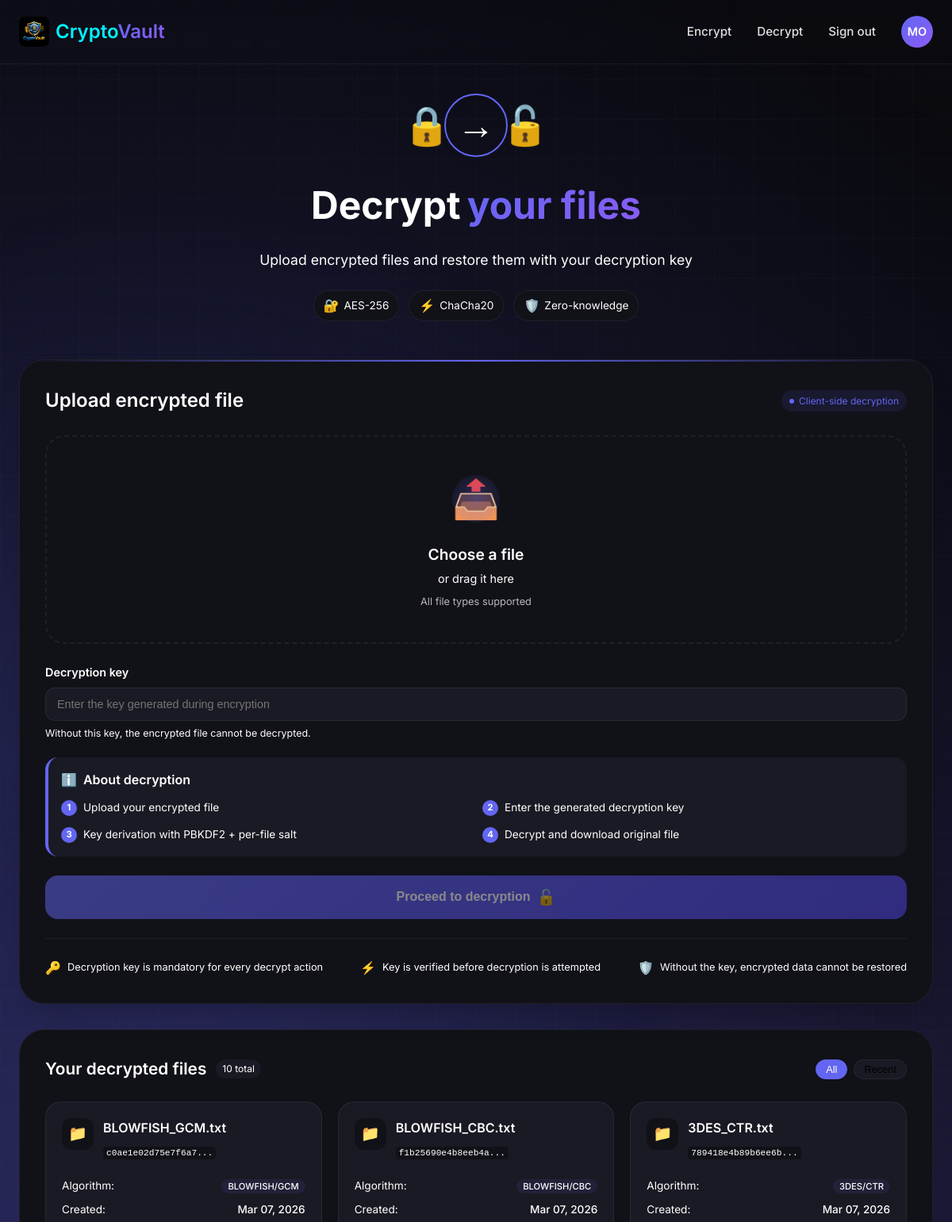
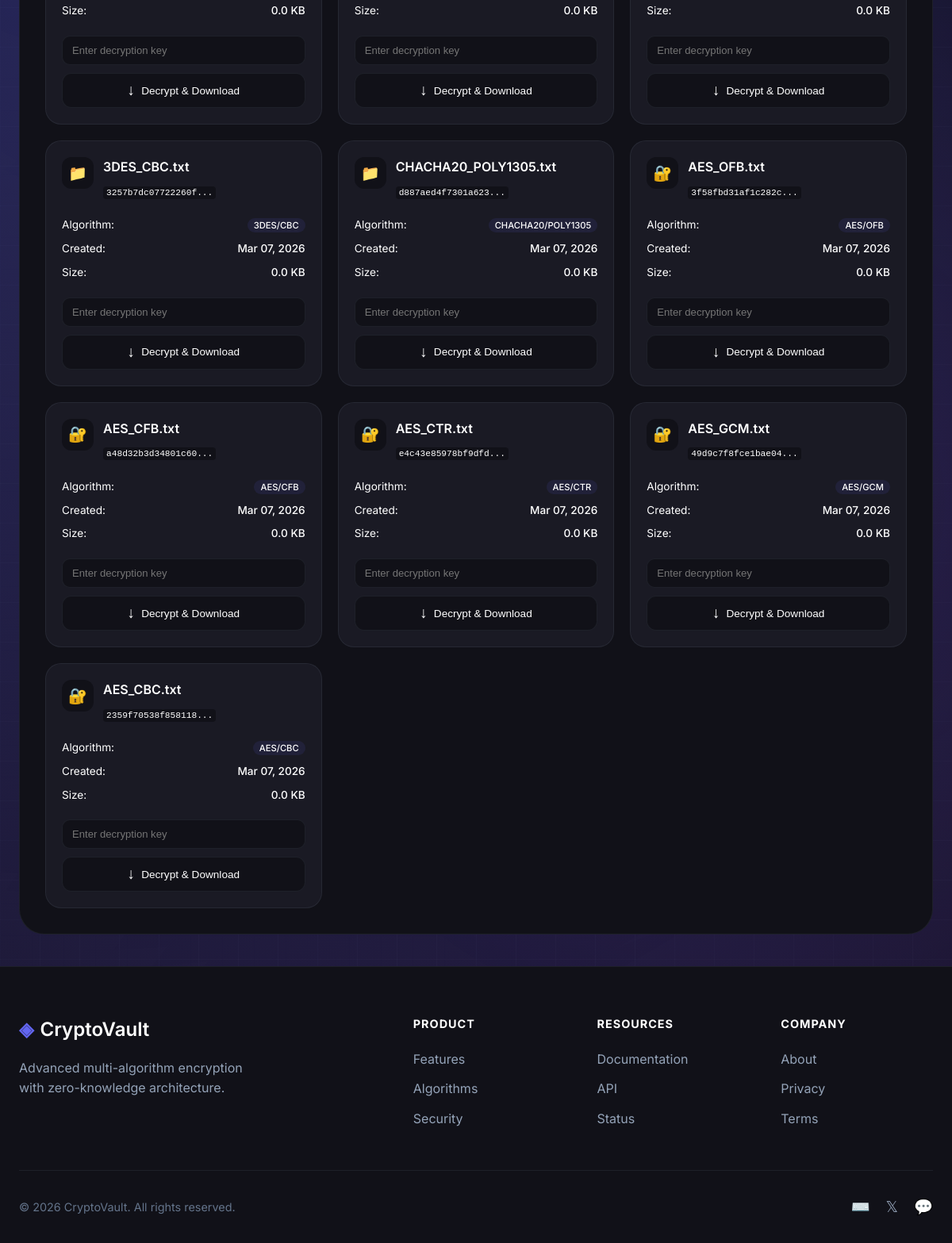
Page /decrypt (signed in) on the committed database (2 pictures, top to bottom).
### models/user.py (models this page shows, shortened)
class User(db.Model, UserMixin):
    __tablename__ = 'users'
    id = db.Column(db.Integer, primary_key=True)
    username = db.Column(db.String(64), unique=True, nullable=False, index=True)
    email = db.Column(db.String(120), unique=True, nullable=False, index=True)
    password_hash = db.Column(db.String(128), nullable=False)
    master_salt = db.Column(db.String(64), nullable=False) # For user-specific key derivation
    created_at = db.Column(db.DateTime, default=datetime.utcnow)
    last_login = db.Column(db.DateTime)
    files = db.relationship('FileMetadata', backref='owner', lazy='dynamic', cascade="all, delete-orphan")
    audit_logs = db.relationship('AuditLog', backref='user', lazy='dynamic')

### models/file.py (models this page shows, shortened)
class FileMetadata(db.Model):
    __tablename__ = 'files'
    id = db.Column(db.Integer, primary_key=True)
    user_id = db.Column(db.Integer, db.ForeignKey('users.id'), nullable=False)
    original_filename = db.Column(db.String(255), nullable=False)
    encrypted_filename = db.Column(db.String(255), unique=True, nullable=False)
    file_size = db.Column(db.Integer) # in bytes
    encryption_algorithm = db.Column(db.String(50), nullable=False) # AES, ChaCha20, etc.
    cipher_mode = db.Column(db.String(20)) # CBC, GCM, etc.
    key_size = db.Column(db.Integer) # 128, 192, 256
    iv_nonce = db.Column(db.Text) # Base64 encoded
    salt = db.Column(db.String(64)) # For PBKDF2/Argon2 per file
    tag = db.Column(db.String(64)) # Auth tag for GCM/Poly1305
    decryption_key_salt = db.Column(db.String(64)) # Random salt used to hash generated decryption key
    decryption_key_hash = db.Column(db.String(128)) # Hash of generated decryption key (never store raw key)
    hash_algorithm = db.Column(db.String(20), default='SHA256')
    file_hash = db.Column(db.String(128))
    is_encrypted = db.Column(db.Boolean, default=True)
    created_at = db.Column(db.DateTime, default=datetime.utcnow)
    last_downloaded = db.Column(db.DateTime)

### routes/file_routes.py (the view)
@file_bp.route('/dashboard')
@file_bp.route('/decrypt')
@login_required
def decrypt_page():
    files = FileMetadata.query.filter_by(user_id=current_user.id).order_by(FileMetadata.created_at.desc()).all()
    return render_template('decrypt.html', files=files)

### templates/decrypt.html (shortened to what this page needs)
{% extends "base.html" %}
{% block content %}
<div class="decrypt-page">
    <div class="decrypt-wrapper">
        <div class="page-header" data-animate="fade-down">
            <div class="header-icon-group">
                <div class="header-icon decrypt-icon">
                    <span class="icon-lock">🔒</span>
                    <span class="icon-arrow">→</span>
                    <span class="icon-unlock">🔓</span>
                </div>
                <div class="icon-ring"></div>
            </div>
            <h1 class="page-title">
                <span class="title-word">Decrypt</span>
                <span class="title-word accent">your files</span>
            </h1>
            <p class="page-subtitle">Upload encrypted files and restore them with your decryption key</p>
            <div class="quick-stats">
                <div class="stat-chip">
                    <span class="stat-icon">🔐</span>
                    <span class="stat-label">AES-256</span>
                </div>
                <div class="stat-chip">
                    <span class="stat-icon">⚡</span>
                    <span class="stat-label">ChaCha20</span>
                </div>
                <div class="stat-chip">
                    <span class="stat-icon">🛡️</span>
                    <span class="stat-label">Zero-knowledge</span>
                </div>
            </div>
        </div>
        <div class="decrypt-card" data-animate="fade-up">
            <div class="card-shine"></div>
            <div class="card-header">
                <h2>Upload encrypted file</h2>
                <div class="header-badge">
                    <span class="badge-dot"></span>
                    <span class="badge-text">Client-side decryption</span>
                </div>
            </div>
            <form method="POST" action="{{ url_for('file.decrypt_upload') }}" enctype="multipart/form-data" id="decryptForm">
                <div class="upload-area" id="dropZone">
                    <div class="upload-content" id="uploadContent">
                        <div class="upload-default" id="uploadDefault">
                            <div class="upload-icon">
                                <span class="icon-upload">📤</span>
                                <span class="icon-glow"></span>
                            </div>
                            <div class="upload-text">
                                <span class="text-primary">Choose a file</span>
                                <span class="text-secondary">or drag it here</span>
                            </div>
                            <div class="upload-hint">
                                All file types supported
                            </div>
                        </div>
                    </div>
                </div>
                <div class="decryption-key-block">
                    <label for="decryptionKeyInput" class="decryption-key-label">Decryption key</label>
                    <input
                        type="password"
                        name="decryption_key"
                        id="decryptionKeyInput"
                        class="decryption-key-input"
                        placeholder="Enter the key generated during encryption"
                        autocomplete="one-time-code"
                        required
                    >
                    <div class="decryption-key-help">Without this key, the encrypted file cannot be decrypted.</div>
                </div>
                <div class="info-panel">
                    <div class="info-header">
                        <span class="info-icon">ℹ️</span>
                        <span class="info-title">About decryption</span>
                    </div>
                    <div class="info-content">
                        <div class="info-step">
                            <span class="step-number">1</span>
                            <span class="step-text">Upload your encrypted file</span>
                        </div>
                        <div class="info-step">
                            <span class="step-number">2</span>
                            <span class="step-text">Enter the generated decryption key</span>
                        </div>
                        <div class="info-step">
                            <span class="step-number">3</span>
                            <span class="step-text">Key derivation with PBKDF2 + per-file salt</span>
                        </div>
                        <div class="info-step">
                            <span class="step-number">4</span>
                            <span class="step-text">Decrypt and download original file</span>
                        </div>
                    </div>
                </div>
                <button type="submit" class="decrypt-submit-btn" id="submitBtn" disabled>
                    <span class="btn-content">
                        <span class="btn-text">Proceed to decryption</span>
                        <span class="btn-icon">🔓</span>
                    </span>
                </button>
            </form>
            <div class="security-notes">
                <div class="note-item">
                    <span class="note-icon">🔑</span>
                    <span class="note-text">Decryption key is mandatory for every decrypt action</span>
                </div>
                <div class="note-item">
                    <span class="note-icon">⚡</span>
                    <span class="note-text">Key is verified before decryption is attempted</span>
                </div>
                <div class="note-item">
                    <span class="note-icon">🛡️</span>
                    <span class="note-text">Without the key, encrypted data cannot be restored</span>
                </div>
            </div>
        </div>
        <div class="files-card" data-animate="fade-up" data-delay="200">
            <div class="files-header">
                <div class="files-title-group">
                    <h3>Your decrypted files</h3>
                    <span class="files-count">{{ files|length }} total</span>
                </div>
                <div class="files-filter">
                    <button class="filter-btn active" onclick="filterFiles('all')">All</button>
                    <button class="filter-btn" onclick="filterFiles('recent')">Recent</button>
                </div>
            </div>
            {% if files %}
            <div class="files-grid">
                {% for file in files %}
                <div class="file-card" data-file-id="{{ file.id }}" data-created="{{ file.created_at }}">
                    <div class="file-card-header">
                        <div class="file-type-icon">
                            {% if file.encryption_algorithm == 'AES' %}
                            <span class="algo-icon aes">🔐</span>
                            {% elif file.encryption_algorithm == 'ChaCha20' %}
                            <span class="algo-icon chacha">⚡</span>
                            {% else %}
                            <span class="algo-icon">📁</span>
                            {% endif %}
                        </div>
                        <div class="file-card-info">
                            <div class="file-original-name" title="{{ file.original_filename }}">
                                {{ file.original_filename|truncate(25) }}
                            </div>
                            <div class="file-encrypted-name" title="{{ file.encrypted_filename }}">
                                <code>{{ file.encrypted_filename|truncate(20) }}</code>
                            </div>
                        </div>
                    </div>
                    <div class="file-card-body">
                        <div class="file-metadata">
                            <div class="meta-row">
                                <span class="meta-label">Algorithm:</span>
                                <span class="meta-value">
                                    <span class="algo-badge" style="background: rgba(99, 102, 241, 0.1)">
                                        {{ file.encryption_algorithm }}/{{ file.cipher_mode }}
                                    </span>
                                </span>
                            </div>
                            <div class="meta-row">
                                <span class="meta-label">Created:</span>
                                <span class="meta-value">{{ file.created_at.strftime('%b %d, %Y') }}</span>
                            </div>
                            {% if file.file_size %}
                            <div class="meta-row">
                                <span class="meta-label">Size:</span>
                                <span class="meta-value">{{ (file.file_size / 1024)|round(1) }} KB</span>
                            </div>
                            {% endif %}
                        </div>
                    </div>
                    <div class="file-card-footer">
                        <form method="POST"
                              action="{{ url_for('file.download_decrypted', file_id=file.id) }}"
                              class="file-decrypt-form"
                              onsubmit="showDownloadAnimation(this.querySelector('button'))">
                            <input
                                type="password"
                                name="decryption_key"
                                class="file-decrypt-key-input"
                                placeholder="Enter decryption key"
                                autocomplete="one-time-code"
                                required
                            >
                            <button type="submit" class="download-btn">
                                <span class="btn-icon">↓</span>
                                <span class="btn-text">Decrypt & Download</span>
                            </button>
                        </form>
                    </div>
                </div>
                {% endfor %}
            </div>
            {% else %}
            <div class="empty-state">
                <div class="empty-icon">📂</div>
                <div class="empty-text">No encrypted files yet</div>
                <div class="empty-hint">Files you encrypt will appear here</div>
            </div>
            {% endif %}
        </div>
    </div>
</div>
{% endblock %}

### templates/base.html (shortened to what this page needs)
<!DOCTYPE html>
<html lang="en">
<head>
    <link rel="stylesheet" href="{{ url_for('static', filename='css/style.css') }}">
</head>
<body>
    <div class="bg-particles" id="particles"></div>
    <header>
        <nav class="container">
            <div class="logo">
                <a href="{{ url_for('index') }}" class="logo-link">
                    <img src="{{ url_for('static', filename='images/CryptoVault.png') }}" alt="CryptoVault logo" class="logo-image">
                    <span class="logo-text">Crypto<span>Vault</span></span>
                </a>
            </div>
            <ul class="nav-links">
                {% if current_user.is_authenticated %}
                    <li><a href="{{ url_for('file.upload') }}" class="nav-link">Encrypt</a></li>
                    <li><a href="{{ url_for('file.decrypt_page') }}" class="nav-link">Decrypt</a></li>
                    <li><a href="{{ url_for('auth.logout') }}" class="nav-link nav-logout">Sign out</a></li>
                    <li class="nav-user-badge">
                        <span class="profile-initials">{{ current_user.username[:2]|upper }}</span>
                    </li>
                {% else %}
                    <li><a href="{{ url_for('auth.login') }}" class="nav-link">Sign in</a></li>
                    <li><a href="{{ url_for('auth.register') }}" class="nav-cta">Get started</a></li>
                {% endif %}
            </ul>
        </nav>
    </header>
    <main>
        {% block content %}{% endblock %}
    </main>
    <footer class="footer">
        <div class="container">
            <div class="footer-content">
                <div class="footer-info">
                    <div class="footer-logo">
                        <span class="footer-logo-icon">◈</span>
                        <span>CryptoVault</span>
                    </div>
                    <p class="footer-description">Advanced multi-algorithm encryption with zero-knowledge architecture.</p>
                </div>
                <div class="footer-links">
                    <div class="footer-link-group">
                        <h4>Product</h4>
                        <a href="#features">Features</a>
                        <a href="#algorithms">Algorithms</a>
                        <a href="#security">Security</a>
                    </div>
                    <div class="footer-link-group">
                        <h4>Resources</h4>
                        <a href="/docs">Documentation</a>
                        <a href="/api">API</a>
                        <a href="/status">Status</a>
                    </div>
                    <div class="footer-link-group">
                        <h4>Company</h4>
                        <a href="/about">About</a>
                        <a href="/privacy">Privacy</a>
                        <a href="/terms">Terms</a>
                    </div>
                </div>
            </div>
            <div class="footer-bottom">
                <p>&copy; 2026 CryptoVault. All rights reserved.</p>
                <div class="footer-social">
                    <a href="#" class="social-link" aria-label="GitHub">⌨️</a>
                    <a href="#" class="social-link" aria-label="Twitter">𝕏</a>
                    <a href="#" class="social-link" aria-label="Discord">💬</a>
                </div>
            </div>
        </div>
    </footer>
</body>
</html>

### rows in the picture
User: username "MO"
FileMetadata: original_filename "BLOWFISH_GCM.txt", encrypted_filename "c0ae1e02d75e7f6a7...", encryption_algorithm "BLOWFISH", cipher_mode "GCM", created_at "Mar 07, 2026", (file.file_size/1024)|round(1) "0.0"
FileMetadata: original_filename "BLOWFISH_CBC.txt", encrypted_filename "f1b25690e4b8eeb4a...", encryption_algorithm "BLOWFISH", cipher_mode "CBC", created_at "Mar 07, 2026", (file.file_size/1024)|round(1) "0.0"
FileMetadata: original_filename "3DES_CTR.txt", encrypted_filename "789418e4b89b6ee6b...", encryption_algorithm "3DES", cipher_mode "CTR", created_at "Mar 07, 2026", (file.file_size/1024)|round(1) "0.0"
FileMetadata: original_filename "3DES_CBC.txt", encrypted_filename "3257b7dc07722260f...", encryption_algorithm "3DES", cipher_mode "CBC", created_at "Mar 07, 2026", (file.file_size/1024)|round(1) "0.0"
FileMetadata: original_filename "CHACHA20_POLY1305.txt", encrypted_filename "d887aed4f7301a623...", encryption_algorithm "CHACHA20", cipher_mode "POLY1305", created_at "Mar 07, 2026", (file.file_size/1024)|round(1) "0.0"
FileMetadata: original_filename "AES_OFB.txt", encrypted_filename "3f58fbd31af1c282c...", encryption_algorithm "AES", cipher_mode "OFB", created_at "Mar 07, 2026", (file.file_size/1024)|round(1) "0.0"
FileMetadata: original_filename "AES_CFB.txt", encrypted_filename "a48d32b3d34801c60...", encryption_algorithm "AES", cipher_mode "CFB", created_at "Mar 07, 2026", (file.file_size/1024)|round(1) "0.0"
FileMetadata: original_filename "AES_CTR.txt", encrypted_filename "e4c43e85978bf9dfd...", encryption_algorithm "AES", cipher_mode "CTR", created_at "Mar 07, 2026", (file.file_size/1024)|round(1) "0.0"
FileMetadata: original_filename "AES_GCM.txt", encrypted_filename "49d9c7f8fce1bae04...", encryption_algorithm "AES", cipher_mode "GCM", created_at "Mar 07, 2026", (file.file_size/1024)|round(1) "0.0"
FileMetadata: original_filename "AES_CBC.txt", encrypted_filename "2359f70538f858118...", encryption_algorithm "AES", cipher_mode "CBC", created_at "Mar 07, 2026", (file.file_size/1024)|round(1) "0.0"

### other values in the picture
{{ files|length }} "10"
